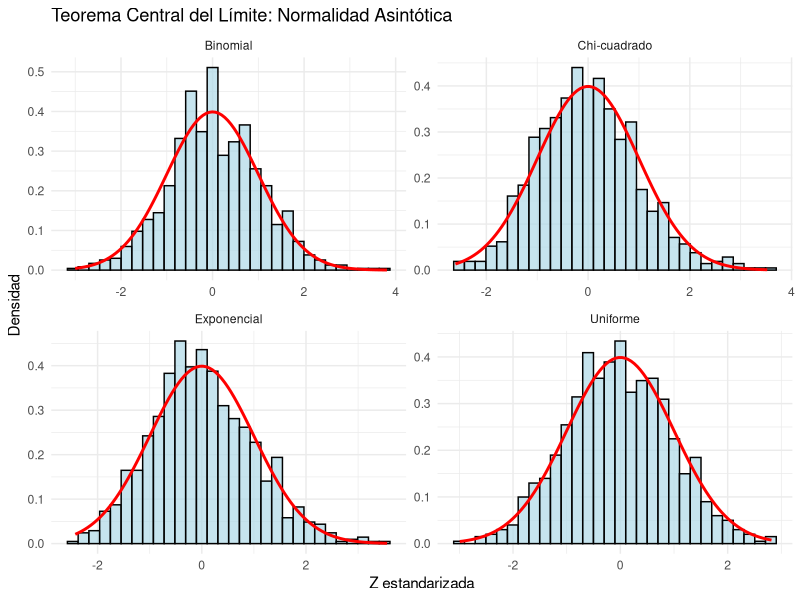

Write the R code that produced this figure.
# ==============================================================================
# CAPÍTULO 2: TEOREMA CENTRAL DEL LÍMITE
# ==============================================================================

cat("=== TEOREMA CENTRAL DEL LÍMITE ===\n\n")
set.seed(123)

n_muestra <- 30
m_replicas <- 1000

cat("--- Distribución Uniforme(0, 10) ---\n")
medias_unif <- replicate(m_replicas, mean(runif(n_muestra, 0, 10)))
z_unif <- sqrt(n_muestra) * (medias_unif - 5) / sqrt(100/12)
shapiro_unif <- shapiro.test(z_unif)
cat("Shapiro-Wilk: W =", round(shapiro_unif$statistic, 4), 
    ", p-valor =", round(shapiro_unif$p.value, 4), "\n\n")

cat("--- Distribución Exponencial(λ=1) ---\n")
medias_exp <- replicate(m_replicas, mean(rexp(n_muestra, rate = 1)))
z_exp <- sqrt(n_muestra) * (medias_exp - 1) / 1
shapiro_exp <- shapiro.test(z_exp)
cat("Shapiro-Wilk: W =", round(shapiro_exp$statistic, 4), 
    ", p-valor =", round(shapiro_exp$p.value, 4), "\n\n")

cat("--- Distribución Binomial(n=10, p=0.5) ---\n")
medias_binom <- replicate(m_replicas, mean(rbinom(n_muestra, 10, 0.5)))
z_binom <- sqrt(n_muestra) * (medias_binom - 5) / sqrt(2.5)
shapiro_binom <- shapiro.test(z_binom)
cat("Shapiro-Wilk: W =", round(shapiro_binom$statistic, 4), 
    ", p-valor =", round(shapiro_binom$p.value, 4), "\n\n")

cat("--- Distribución Chi-cuadrado(df=3) ---\n")
medias_chisq <- replicate(m_replicas, mean(rchisq(n_muestra, df = 3)))
z_chisq <- sqrt(n_muestra) * (medias_chisq - 3) / sqrt(6)
shapiro_chisq <- shapiro.test(z_chisq)
cat("Shapiro-Wilk: W =", round(shapiro_chisq$statistic, 4), 
    ", p-valor =", round(shapiro_chisq$p.value, 4), "\n\n")

library(ggplot2)

df_combined <- data.frame(
  z = c(z_unif, z_exp, z_binom, z_chisq),
  distribucion = rep(c("Uniforme", "Exponencial", "Binomial", "Chi-cuadrado"), 
                     each = m_replicas)
)

p <- ggplot(df_combined, aes(x = z)) +
  geom_histogram(aes(y = after_stat(density)), bins = 30, 
                 fill = "lightblue", color = "black", alpha = 0.7) +
  stat_function(fun = dnorm, args = list(mean = 0, sd = 1),
                color = "red", size = 1) +
  facet_wrap(~ distribucion, scales = "free") +
  labs(title = "Teorema Central del Límite: Normalidad Asintótica",
       x = "Z estandarizada", y = "Densidad") +
  theme_minimal()

ggsave("../figuras/tcl_normalidad.pdf", p, width = 12, height = 8)
cat("Gráfico guardado\n")
